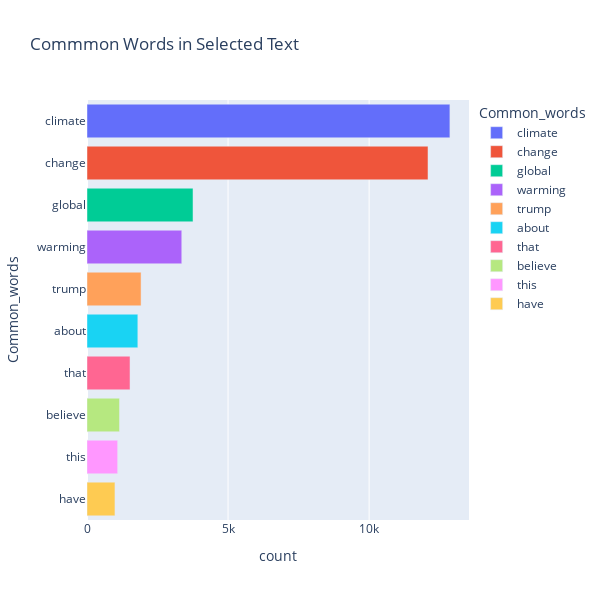

Source (notebook cell):
### Code cell
import plotly.express as px
fig = px.bar(new, x="count", y="Common_words", title='Commmon Words in Selected Text', orientation='h', 
             width=600, height=600,color='Common_words')
fig.show()

### Figure 1 — Plotly figure (JSON) as saved in the notebook; plotly's stock layout.template omitted (floating-point values rounded to 4 significant figures)
{"data": [{"alignmentgroup": "True", "hovertemplate": "Common_words=%{y}<br>count=%{x}<extra></extra>", "legendgroup": "climate", "marker": {"color": "#636efa"}, "name": "climate", "offsetgroup": "climate", "orientation": "h", "showlegend": true, "textposition": "auto", "type": "bar", "x": [12863], "xaxis": "x", "y": ["climate"], "yaxis": "y"}, {"alignmentgroup": "True", "hovertemplate": "Common_words=%{y}<br>count=%{x}<extra></extra>", "legendgroup": "change", "marker": {"color": "#EF553B"}, "name": "change", "offsetgroup": "change", "orientation": "h", "showlegend": true, "textposition": "auto", "type": "bar", "x": [12087], "xaxis": "x", "y": ["change"], "yaxis": "y"}, {"alignmentgroup": "True", "hovertemplate": "Common_words=%{y}<br>count=%{x}<extra></extra>", "legendgroup": "global", "marker": {"color": "#00cc96"}, "name": "global", "offsetgroup": "global", "orientation": "h", "showlegend": true, "textposition": "auto", "type": "bar", "x": [3758], "xaxis": "x", "y": ["global"], "yaxis": "y"}, {"alignmentgroup": "True", "hovertemplate": "Common_words=%{y}<br>count=%{x}<extra></extra>", "legendgroup": "warming", "marker": {"color": "#ab63fa"}, "name": "warming", "offsetgroup": "warming", "orientation": "h", "showlegend": true, "textposition": "auto", "type": "bar", "x": [3359], "xaxis": "x", "y": ["warming"], "yaxis": "y"}, {"alignmentgroup": "True", "hovertemplate": "Common_words=%{y}<br>count=%{x}<extra></extra>", "legendgroup": "trump", "marker": {"color": "#FFA15A"}, "name": "trump", "offsetgroup": "trump", "orientation": "h", "showlegend": true, "textposition": "auto", "type": "bar", "x": [1917], "xaxis": "x", "y": ["trump"], "yaxis": "y"}, {"alignmentgroup": "True", "hovertemplate": "Common_words=%{y}<br>count=%{x}<extra></extra>", "legendgroup": "about", "marker": {"color": "#19d3f3"}, "name": "about", "offsetgroup": "about", "orientation": "h", "showlegend": true, "textposition": "auto", "type": "bar", "x": [1802], "xaxis": "x", "y": ["about"], "yaxis": "y"}, {"alignmentgroup": "True", "hovertemplate": "Common_words=%{y}<br>count=%{x}<extra></extra>", "legendgroup": "that", "marker": {"color": "#FF6692"}, "name": "that", "offsetgroup": "that", "orientation": "h", "showlegend": true, "textposition": "auto", "type": "bar", "x": [1525], "xaxis": "x", "y": ["that"], "yaxis": "y"}, {"alignmentgroup": "True", "hovertemplate": "Common_words=%{y}<br>count=%{x}<extra></extra>", "legendgroup": "believe", "marker": {"color": "#B6E880"}, "name": "believe", "offsetgroup": "believe", "orientation": "h", "showlegend": true, "textposition": "auto", "type": "bar", "x": [1153], "xaxis": "x", "y": ["believe"], "yaxis": "y"}, {"alignmentgroup": "True", "hovertemplate": "Common_words=%{y}<br>count=%{x}<extra></extra>", "legendgroup": "this", "marker": {"color": "#FF97FF"}, "name": "this", "offsetgroup": "this", "orientation": "h", "showlegend": true, "textposition": "auto", "type": "bar", "x": [1087], "xaxis": "x", "y": ["this"], "yaxis": "y"}, {"alignmentgroup": "True", "hovertemplate": "Common_words=%{y}<br>count=%{x}<extra></extra>", "legendgroup": "have", "marker": {"color": "#FECB52"}, "name": "have", "offsetgroup": "have", "orientation": "h", "showlegend": true, "textposition": "auto", "type": "bar", "x": [991], "xaxis": "x", "y": ["have"], "yaxis": "y"}], "layout": {"barmode": "relative", "height": 600, "legend": {"title": {"text": "Common_words"}, "tracegroupgap": 0}, "title": {"text": "Commmon Words in Selected Text"}, "width": 600, "xaxis": {"anchor": "y", "domain": [0, 1], "title": {"text": "count"}}, "yaxis": {"anchor": "x", "categoryarray": ["have", "this", "believe", "that", "about", "trump", "warming", "global", "change", "climate"], "categoryorder": "array", "domain": [0, 1], "title": {"text": "Common_words"}}}}
